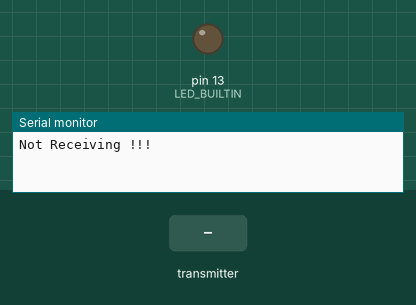
Recording of a sketch running on a simulated Arduino Uno, built with avr-gcc and run on an emulated ATmega328P. Parts: output pins drawn as LEDs (lit = HIGH), the last lines printed to the serial monitor. The test bench sets the inputs (shaded band). No radio packets arrive unless stated.

Above: at 1.8 s.
1.9 s: the transmitter starts sending rx_data = 0
At 3.1 s:
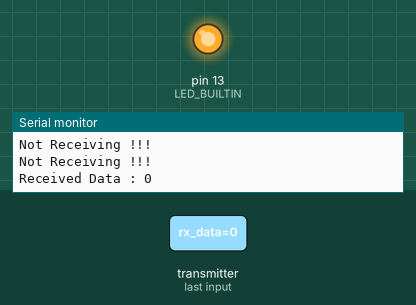
Timing chart, 0 to 4.9 s (numbered marks = the images above; inputs shaded):
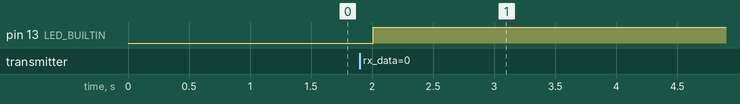

Measured:
- after the input at 1.9 s, pin 13 (LED_BUILTIN): LOW → HIGH after 0.11 s

The sketch:

Receiver.ino
```cpp
//// Adding Libraries
#include <SPI.h>             /* to handle the communication interface with the modem*/
#include <RF24.h>            /* the library which helps us to control the radio modem*/

RF24 radio(7,8);             /* Creating instance 'radio'  ( CE , CSN )   CE -> D7 | CSN -> D8 */
const byte Address[6] = "00009"; /* Address from which data to be received */

void setup() {
  // put your setup code here, to run once:
  Serial.begin(9600);            /*Setting baudrate of Serial Port to 9600*/
  radio.begin();                   /* Activate the modem*/
  radio.openReadingPipe(1, Address);
  pinMode(LED_BUILTIN, OUTPUT);
  /* Sets the address of receiver from which program will receive the data*/
}

void loop() {
  // put your main code here, to run repeatedly:
  radio.startListening();          /*Setting modem in Receiver mode*/
  if (radio.available())
  {
  while (radio.available()){
  int rx_data = 0 ;                    /* Variable to store received data */
  radio.read(&rx_data, sizeof(rx_data));/* Read the received data and store in ' rx_data ' */
  digitalWrite(LED_BUILTIN, HIGH);   // turn the LED on (HIGH is the voltage level)
  delay(1000);
  Serial.print("Received Data : ");
  Serial.println(rx_data);           /* Print received value on Serial Monitor */
    }
  }

  else
  {
    digitalWrite(LED_BUILTIN, LOW);    // turn the LED off by making the voltage LOW
    delay(1000);
    Serial.println("Not Receiving !!!"); /* If not receiving valid data print " Not Receiving !!! " on Serial Monitor  */
   }
    ///// END OF LOOP //////
}
```
